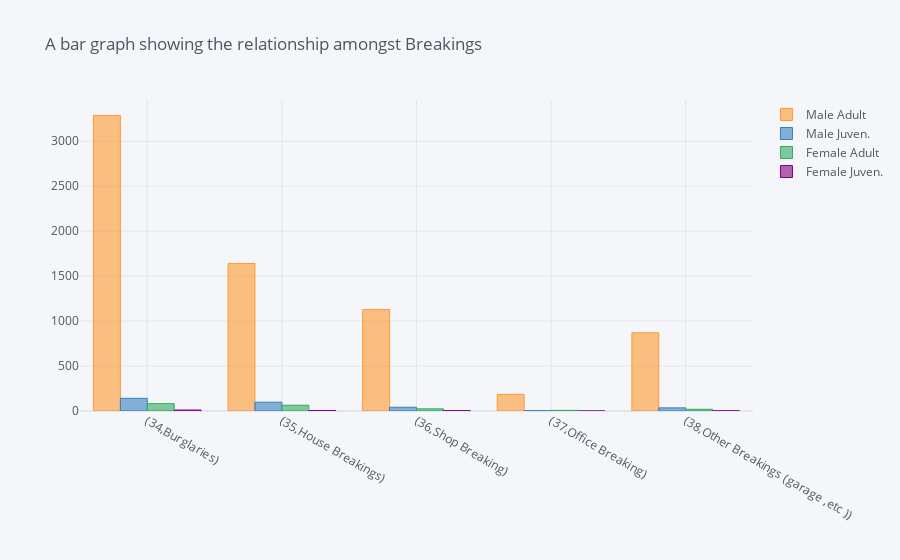

Notebook cell for this chart:
### Code cell
# Plotting a bar graph for ActualBreakingCrimes
relate.iplot(kind='bar',title='A bar graph showing the relationship amongst Breakings')

### Figure 1 — Plotly figure (JSON) as saved in the notebook; plotly's stock layout.template omitted (floating-point values rounded to 4 significant figures)
{"data": [{"marker": {"color": "rgba(255, 153, 51, 0.6)", "line": {"color": "rgba(255, 153, 51, 1.0)", "width": 1}}, "name": "Male Adult", "orientation": "v", "text": "", "type": "bar", "x": ["(34,Burglaries)", "(35,House Breakings)", "(36,Shop Breaking)", "(37,Office Breaking)", "(38,Other Breakings (garage ,etc ))"], "y": [3286, 1641, 1128, 185, 870]}, {"marker": {"color": "rgba(55, 128, 191, 0.6)", "line": {"color": "rgba(55, 128, 191, 1.0)", "width": 1}}, "name": "Male Juven.", "orientation": "v", "text": "", "type": "bar", "x": ["(34,Burglaries)", "(35,House Breakings)", "(36,Shop Breaking)", "(37,Office Breaking)", "(38,Other Breakings (garage ,etc ))"], "y": [141, 98, 42, 4, 35]}, {"marker": {"color": "rgba(50, 171, 96, 0.6)", "line": {"color": "rgba(50, 171, 96, 1.0)", "width": 1}}, "name": "Female Adult", "orientation": "v", "text": "", "type": "bar", "x": ["(34,Burglaries)", "(35,House Breakings)", "(36,Shop Breaking)", "(37,Office Breaking)", "(38,Other Breakings (garage ,etc ))"], "y": [82, 64, 24, 7, 19]}, {"marker": {"color": "rgba(128, 0, 128, 0.6)", "line": {"color": "rgba(128, 0, 128, 1.0)", "width": 1}}, "name": "Female Juven.", "orientation": "v", "text": "", "type": "bar", "x": ["(34,Burglaries)", "(35,House Breakings)", "(36,Shop Breaking)", "(37,Office Breaking)", "(38,Other Breakings (garage ,etc ))"], "y": [11, 6, 4, 0, 2]}], "layout": {"legend": {"bgcolor": "#F5F6F9", "font": {"color": "#4D5663"}}, "paper_bgcolor": "#F5F6F9", "plot_bgcolor": "#F5F6F9", "title": {"font": {"color": "#4D5663"}, "text": "A bar graph showing the relationship amongst Breakings"}, "xaxis": {"gridcolor": "#E1E5ED", "showgrid": true, "tickfont": {"color": "#4D5663"}, "title": {"font": {"color": "#4D5663"}, "text": ""}, "zerolinecolor": "#E1E5ED"}, "yaxis": {"gridcolor": "#E1E5ED", "showgrid": true, "tickfont": {"color": "#4D5663"}, "title": {"font": {"color": "#4D5663"}, "text": ""}, "zerolinecolor": "#E1E5ED"}}}
